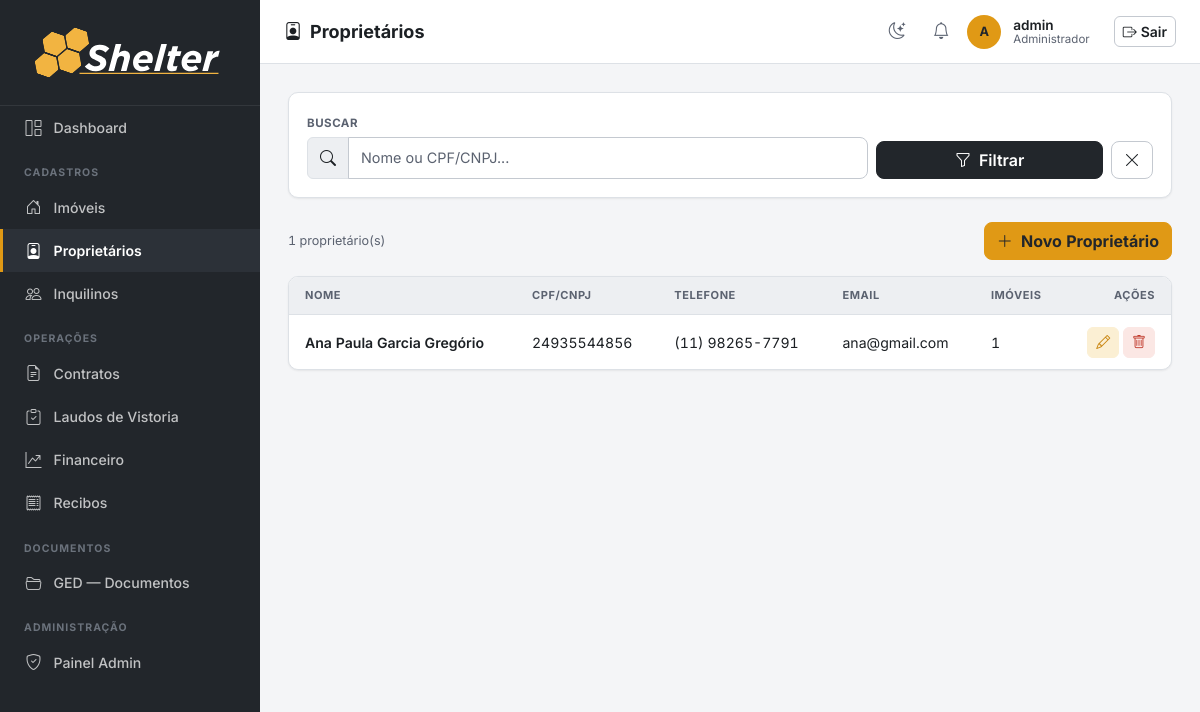
The app's page /proprietarios/ (signed in) with its own data.
### imoveis/models.py (models this page shows, shortened)
class Proprietario(models.Model):
    nome = models.CharField(max_length=200)
    cpf_cnpj = models.CharField(max_length=20, unique=True, validators=[validate_cpf_cnpj],
                                verbose_name='CPF/CNPJ')
    email = models.EmailField(blank=True)
    telefone = models.CharField(max_length=20, blank=True, validators=[validate_telefone])
    criado_em = models.DateTimeField(auto_now_add=True)
    class Meta:
        verbose_name = 'Proprietário'
        verbose_name_plural = 'Proprietários'
        ordering = ['nome']

### imoveis/views.py (the view)
# urls.py: path('proprietarios/', views.proprietario_list, name='proprietario_list'),
@login_required
def proprietario_list(request):
    q = request.GET.get('q', '')
    qs = Proprietario.objects.all()
    if q:
        qs = qs.filter(Q(nome__icontains=q) | Q(cpf_cnpj__icontains=q))
    return render(request, 'proprietarios/proprietario_list.html', {'proprietarios': qs, 'q': q})

### imoveis/context_processors.py (called while the page is built)
def notificacoes_usuario(request):
    user = getattr(request, 'user', None)
    if user is None or not user.is_authenticated:
        return {}
    ultimas = user.notificacoes.all()[:LIMITE_NOTIFICACOES_TOPBAR]
    return {'ultimas_notificacoes_usuario': ultimas}

### templates/proprietarios/proprietario_list.html (shortened to what this page needs)
{% extends 'base.html' %}
{% block page_title %}<i class="bi bi-person-badge me-2"></i>Proprietários{% endblock %}
{% block nav_proprietarios %}active{% endblock %}
{% block content %}
<div class="section-card mb-4">
  <div class="section-card-body">
    <form method="get" class="row g-2 align-items-end">
      <div class="col-12 col-md-8">
        <label class="form-label">Buscar</label>
        <div class="input-group">
          <span class="input-group-text"><i class="bi bi-search"></i></span>
          <input type="text" name="q" value="{{ q }}" class="form-control" placeholder="Nome ou CPF/CNPJ...">
        </div>
      </div>
      <div class="col-12 col-md-4 d-flex gap-2">
        <button type="submit" class="btn btn-graphite flex-fill"><i class="bi bi-funnel me-1"></i> Filtrar</button>
        <a href="{% url 'proprietario_list' %}" class="btn btn-outline-secondary"><i class="bi bi-x-lg"></i></a>
      </div>
    </form>
  </div>
</div>
<div class="d-flex justify-content-between align-items-center mb-3">
  <span class="text-muted small">{{ proprietarios.count }} proprietário(s)</span>
  <a href="{% url 'proprietario_create' %}" class="btn btn-primary">
    <i class="bi bi-plus-lg me-1"></i> Novo Proprietário
  </a>
</div>
<div class="section-card">
  <div class="table-responsive">
    <table class="table mb-0">
      <thead>
        <tr><th>Nome</th><th>CPF/CNPJ</th><th>Telefone</th><th>Email</th><th>Imóveis</th><th class="text-end">Ações</th></tr>
      </thead>
      <tbody>
        {% for p in proprietarios %}
        <tr>
          <td class="fw-semibold">{{ p.nome }}</td>
          <td>{{ p.cpf_cnpj }}</td>
          <td>{{ p.telefone|default:"—" }}</td>
          <td>{{ p.email|default:"—" }}</td>
          <td>{{ p.imoveis.count }}</td>
          <td class="text-end">
            <a href="{% url 'proprietario_edit' p.pk %}" class="btn btn-sm btn-outline-primary"><i class="bi bi-pencil"></i></a>
            <button class="btn btn-sm btn-outline-danger" data-bs-toggle="modal" data-bs-target="#del{{ p.pk }}"><i class="bi bi-trash"></i></button>
          </td>
        </tr>
        {% empty %}
        <tr>
          <td colspan="6" class="border-0">
            <div class="empty-state"><i class="bi bi-inbox"></i>Nenhum proprietário cadastrado.</div>
          </td>
        </tr>
        {% endfor %}
      </tbody>
    </table>
  </div>
</div>
{% endblock %}

### templates/base.html (shortened to what this page needs)
{% load static %}
<!DOCTYPE html>
<html lang="pt-BR">
<head>
  <link rel="stylesheet" href="https://cdn.jsdelivr.net/npm/bootstrap@5.3.3/dist/css/bootstrap.min.css">
  <link rel="stylesheet" href="https://cdn.jsdelivr.net/npm/bootstrap-icons@1.11.3/font/bootstrap-icons.min.css">
  <link rel="stylesheet" href="https://cdn.jsdelivr.net/npm/flatpickr/dist/flatpickr.min.css">
  <link rel="stylesheet" href="{% static 'css/shelter.css' %}">
</head>
<body>
<nav id="sidebar">
  <div class="sidebar-brand">
    <img src="{% static 'assets/Shelter_LOGO_white.svg' %}" alt="Shelter" class="brand-full">
  </div>
  <ul class="nav flex-column">
    {% if perms.imoveis.pode_acessar_dashboard %}
    <li class="nav-item">
      <a class="nav-link {% block nav_dashboard %}{% endblock %}" href="{% url 'dashboard' %}" title="Dashboard">
        <i class="bi bi-grid-1x2"></i> <span class="nav-text">Dashboard</span>
      </a>
    </li>
    {% endif %}
    <li><span class="nav-section-label">Cadastros</span></li>
    <li class="nav-item">
      <a class="nav-link {% block nav_imoveis %}{% endblock %}" href="{% url 'imovel_list' %}" title="Imóveis">
        <i class="bi bi-house-door"></i> <span class="nav-text">Imóveis</span>
      </a>
    </li>
    <li class="nav-item">
      <a class="nav-link {% block nav_proprietarios %}{% endblock %}" href="{% url 'proprietario_list' %}" title="Proprietários">
        <i class="bi bi-person-badge"></i> <span class="nav-text">Proprietários</span>
      </a>
    </li>
    <li class="nav-item">
      <a class="nav-link {% block nav_inquilinos %}{% endblock %}" href="{% url 'inquilino_list' %}" title="Inquilinos">
        <i class="bi bi-people"></i> <span class="nav-text">Inquilinos</span>
      </a>
    </li>
    <li><span class="nav-section-label">Operações</span></li>
    <li class="nav-item">
      <a class="nav-link {% block nav_contratos %}{% endblock %}" href="{% url 'contrato_list' %}" title="Contratos">
        <i class="bi bi-file-earmark-text"></i> <span class="nav-text">Contratos</span>
      </a>
    </li>
    <li class="nav-item">
      <a class="nav-link {% block nav_laudos %}{% endblock %}" href="{% url 'laudo_list' %}" title="Laudos de Vistoria">
        <i class="bi bi-clipboard-check"></i> <span class="nav-text">Laudos de Vistoria</span>
      </a>
    </li>
    {% if perms.imoveis.pode_acessar_financeiro %}
    <li class="nav-item">
      <a class="nav-link {% block nav_financeiro %}{% endblock %}" href="{% url 'lancamento_list' %}" title="Financeiro">
        <i class="bi bi-graph-up-arrow"></i> <span class="nav-text">Financeiro</span>
      </a>
    </li>
    {% endif %}
    <li class="nav-item">
      <a class="nav-link {% block nav_recibos %}{% endblock %}" href="{% url 'recibo_list' %}" title="Recibos">
        <i class="bi bi-receipt"></i> <span class="nav-text">Recibos</span>
      </a>
    </li>
    <li><span class="nav-section-label">Documentos</span></li>
    <li class="nav-item">
      <a class="nav-link {% block nav_documentos %}{% endblock %}" href="{% url 'documentos' %}" title="GED — Documentos">
        <i class="bi bi-folder2-open"></i> <span class="nav-text">GED — Documentos</span>
      </a>
    </li>
    {% if user.is_staff %}
    <li><span class="nav-section-label">Administração</span></li>
    <li class="nav-item">
      <a class="nav-link" href="{% url 'admin:index' %}" title="Painel Admin">
        <i class="bi bi-shield-check"></i> <span class="nav-text">Painel Admin</span>
      </a>
    </li>
    {% endif %}
  </ul>
</nav>
<header id="topbar">
  <span class="page-title">{% block page_title %}{% endblock %}</span>
  <div class="user-info ms-auto">
    <button type="button" class="icon-btn" id="theme-toggle" title="Alternar tema claro/escuro" aria-label="Alternar tema claro/escuro">
      <i class="bi bi-moon-stars"></i>
    </button>
    <div class="dropdown notif-dropdown">
      <button class="icon-btn" type="button" id="notifDropdown" data-bs-toggle="dropdown"
              aria-expanded="false" title="Notificações" aria-label="Notificações">
        <i class="bi bi-bell"></i>
      </button>
    </div>
    <div class="user-avatar">
      {{ user.get_short_name|default:user.username|first|upper }}
    </div>
    <div class="ms-1">
      <div class="user-name">{{ user.get_short_name|default:user.username }}</div>
      <div class="user-role">{% if user.is_superuser %}Administrador{% elif perms.imoveis.pode_acessar_dashboard %}Owner{% else %}Comum{% endif %}</div>
    </div>
    <form method="post" action="{% url 'logout' %}" class="d-inline ms-3">
      <button type="submit" class="btn btn-outline-secondary btn-sm">
        <i class="bi bi-box-arrow-right me-1"></i>Sair
      </button>
    </form>
  </div>
</header>
<main id="main-content">
  {% block content %}{% endblock %}
</main>
</body>
</html>

### records on screen
Proprietario: nome "Ana Paula Garcia Gregório", cpf_cnpj "24935544856", telefone "(11) 98265-7791", email "ana@gmail.com", imoveis.count "1"

### other values on screen
{{ user.get_short_name|default:user.username|first|upper }} "A"
{{ user.get_short_name|default:user.username }} "admin"
{{ proprietarios.count }} "1"
